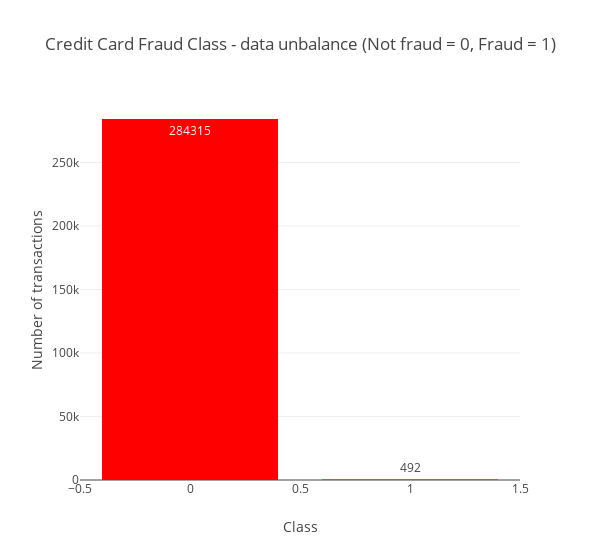

The cell this chart's notebook holds for it:
### Code cell
# ---- checking the data unbalance -------

temp = data_df["Class"].value_counts()
df = pd.DataFrame({'Class': temp.index,'values': temp.values})

trace = go.Bar(
    x = df['Class'],y = df['values'],
    name="Credit Card Fraud Class - data unbalance (Not fraud = 0, Fraud = 1)",
    marker=dict(color="Red"),
    text=df['values']
)
data = [trace]
layout = dict(title = 'Credit Card Fraud Class - data unbalance (Not fraud = 0, Fraud = 1)',
          xaxis = dict(title = 'Class', showticklabels=True),
          yaxis = dict(title = 'Number of transactions'),
          hovermode = 'closest',width=600
         )
fig = dict(data=data, layout=layout)


iplot(fig, filename='class')

# Only 492 (or 0.172%) of transaction are fraudulent. That means the data is highly unbalanced with respect with target variable Class.

### Figure 1 — Plotly figure (JSON) as saved in the notebook; plotly's stock layout.template omitted (floating-point values rounded to 4 significant figures)
{"data": [{"marker": {"color": "Red"}, "name": "Credit Card Fraud Class - data unbalance (Not fraud = 0, Fraud = 1)", "text": [284315, 492], "type": "bar", "uid": "2ddcaf4a-283f-49c1-9d06-9b0f61d17841", "x": [0, 1], "y": [284315, 492]}], "layout": {"hovermode": "closest", "title": {"text": "Credit Card Fraud Class - data unbalance (Not fraud = 0, Fraud = 1)"}, "width": 600, "xaxis": {"showticklabels": true, "title": {"text": "Class"}}, "yaxis": {"title": {"text": "Number of transactions"}}}}
